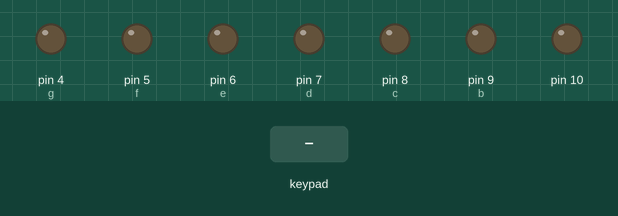
This sketch was run on a simulated Arduino Uno, built with avr-gcc and run on an emulated ATmega328P. Parts: output pins drawn as LEDs (lit = HIGH). Dashed ring = blinking. The test bench sets the inputs (shaded band).

Above: at 1.2 s.
1.3 s: keypad keys 1 1 1 2 1 3 pressed 0.4 s apart
At 4.1 s:
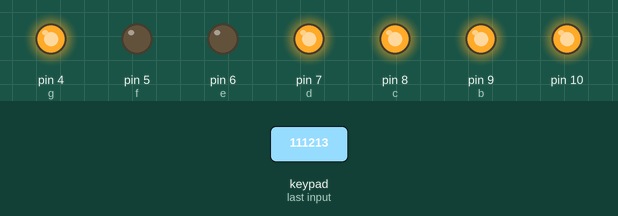
5.2 s: key '6' pressed
At 5.7 s:
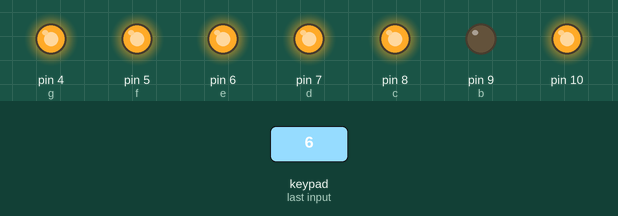
6.7 s: key '5' pressed
At 7.9 s:
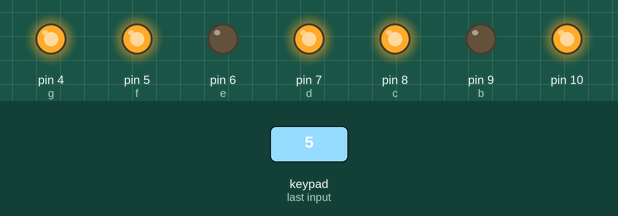
8.2 s: keypad keys 1 3 9 7 2 2 pressed 0.4 s apart
At 10.4 s:
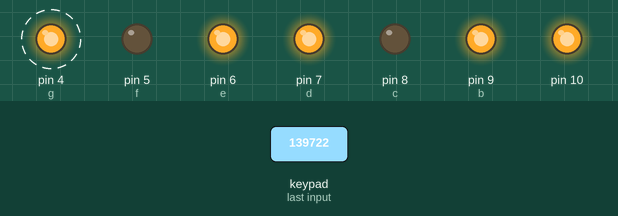
12.1 s: key '4' pressed
At 13.3 s:
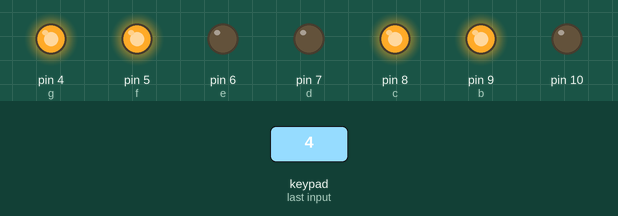
13.6 s: key '8' pressed
At 14.4 s:
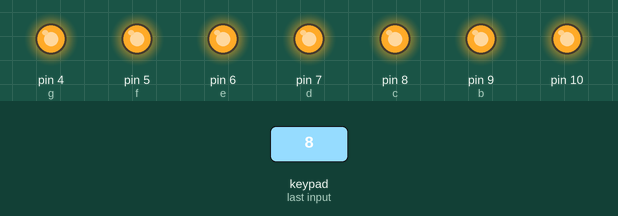
Timing chart, 0 to 16.1 s (numbered marks = the images above; inputs shaded):
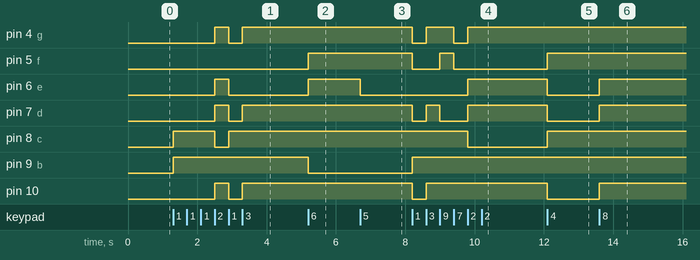

Measured:
- after the input at 1.3 s, pin 4 (g), pin 7 (d), pin 10: LOW → HIGH after 1.2 s, → LOW 0.40 s later, → HIGH 0.39 s later; pin 6 (e): LOW → HIGH after 1.2 s, → LOW 0.40 s later; pin 8 (c): LOW → HIGH at once, → LOW 1.2 s later, → HIGH 0.40 s later; pin 9 (b): LOW → HIGH at once
- after the input at 5.2 s, pin 5 (f), pin 6 (e): LOW → HIGH at once; pin 9 (b): HIGH → LOW at once
- after the input at 6.7 s, pin 6 (e): HIGH → LOW at once
- after the input at 8.2 s, pin 4 (g): alternates HIGH for 0.79 s and LOW for 0.40 s, 4 changes in all, then stays HIGH, starting at once; pin 5 (f): HIGH → LOW at once, → HIGH 0.80 s later, → LOW 0.40 s later
- after the input at 12.1 s, pin 5 (f), pin 8 (c): LOW → HIGH at once; pin 6 (e), pin 7 (d), pin 10: HIGH → LOW at once
- after the input at 13.6 s, pin 6 (e), pin 7 (d), pin 10: LOW → HIGH at once

The sketch:

2cb.ino
```cpp
#include <Keypad.h>
int a=10;
int b=9;
int c=8;
int d=7;
int e=6;
int f=5;
int g=4;
const byte ROWS = 4;
const byte COLS = 3;
char keymap[ROWS][COLS]={
  {'3','2','1'},
  {'6','5','4'},
  {'9','8','7'},
  {'#','0','*'}
};
byte rowPins[ROWS] = {A1,A2,A3,A4};
byte colPins[COLS] = {11,12,13};

Keypad mkeypad = Keypad( makeKeymap(keymap), rowPins, colPins, ROWS, COLS );

void setup(){
  for(int a=10; a>=4; a--){
    pinMode(a,OUTPUT);
  }
}
void loop(){
  char angka = mkeypad.getKey();
  if(angka == '0'){
    digitalWrite(a,HIGH);
    digitalWrite(b,HIGH);
    digitalWrite(c,HIGH);
    digitalWrite(d,HIGH);
    digitalWrite(e,HIGH);
    digitalWrite(f,HIGH);
    digitalWrite(g,LOW);
  }if(angka == '1'){
    digitalWrite(a,LOW);
    digitalWrite(b,HIGH);
    digitalWrite(c,HIGH);
    digitalWrite(d,LOW);
    digitalWrite(e,LOW);
    digitalWrite(f,LOW);
    digitalWrite(g,LOW);
  }
  if(angka == '2'){
    digitalWrite(a,HIGH);
    digitalWrite(b,HIGH);
    digitalWrite(c,LOW);
    digitalWrite(d,HIGH);
    digitalWrite(e,HIGH);
    digitalWrite(f,LOW);
    digitalWrite(g,HIGH);
  }if(angka == '3'){
    digitalWrite(a,HIGH);
    digitalWrite(b,HIGH);
    digitalWrite(c,HIGH);
    digitalWrite(d,HIGH);
    digitalWrite(e,LOW);
    digitalWrite(f,LOW);
    digitalWrite(g,HIGH);
  }if(angka == '4'){
    digitalWrite(a,LOW);
    digitalWrite(b,HIGH);
    digitalWrite(c,HIGH);
    digitalWrite(d,LOW);
    digitalWrite(e,LOW);
    digitalWrite(f,HIGH);
    digitalWrite(g,HIGH);
  }if(angka == '5'){
    digitalWrite(a,HIGH);
    digitalWrite(b,LOW);
    digitalWrite(c,HIGH);
    digitalWrite(d,HIGH);
    digitalWrite(e,LOW);
    digitalWrite(f,HIGH);
    digitalWrite(g,HIGH);
  }if(angka == '6'){
    digitalWrite(a,HIGH);
    digitalWrite(b,LOW);
    digitalWrite(c,HIGH);
    digitalWrite(d,HIGH);
    digitalWrite(e,HIGH);
    digitalWrite(f,HIGH);
    digitalWrite(g,HIGH);
  }if(angka == '7'){
    digitalWrite(a,HIGH);
    digitalWrite(b,HIGH);
    digitalWrite(c,HIGH);
    digitalWrite(d,LOW);
    digitalWrite(e,LOW);
    digitalWrite(f,LOW);
    digitalWrite(g,LOW);
  }if(angka == '8'){
    digitalWrite(a,HIGH);
    digitalWrite(b,HIGH);
    digitalWrite(c,HIGH);
    digitalWrite(d,HIGH);
    digitalWrite(e,HIGH);
    digitalWrite(f,HIGH);
    digitalWrite(g,HIGH);
  } if(angka == '9'){
    digitalWrite(a,HIGH);
    digitalWrite(b,HIGH);
    digitalWrite(c,HIGH);
    digitalWrite(d,LOW);
    digitalWrite(e,LOW);
    digitalWrite(f,HIGH);
    digitalWrite(g,HIGH);
  }
}
```
